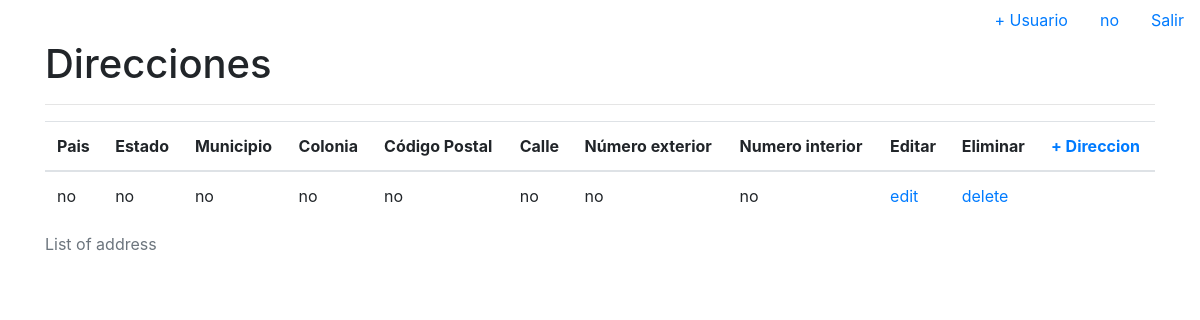
Screenshot of /user/address/list/7/ (signed in) with the database file from the repository.
### apps/users/models.py (models this page shows, shortened)
class Address(models.Model):
    country = models.CharField(
        verbose_name='Pais',
        blank=True,
        null=True,
        default='MX',
        max_length=3
    )
    region = models.CharField(
        verbose_name='Estado o Region',
        blank=True,
        null=True,
        max_length=100
    )
    town = models.CharField(
        verbose_name='Municipio o delegacion',
        blank=True,
        null=True,
        max_length=100
    )
    neighborhood = models.CharField(
        verbose_name='Colonia',
        blank=True,
        null=True,
        max_length=100,
    )
    zip_code = models.CharField(
        verbose_name='Código Postal',
        blank=True,
        null=True,
        max_length=6
    )
    street = models.CharField(
        verbose_name='Calle',
        blank=True,
        null=True,
        max_length=100
    )
    street_number = models.CharField(
        verbose_name='Número exterior',
        blank=True,
        null=True,
        max_length=10
    )
    suite_number = models.CharField(
        verbose_name='Numero interior',
        blank=True,
        null=True,
        max_length=100
    )
    class Meta:
        verbose_name = "Direccion"
        verbose_name_plural = "Direcciones"

### apps/users/views.py (the view)
# urls.py: path('address/list/<int:pk>/', address_list, name='address_list')
@login_required
def address_list(request, pk=None):
    template_name = 'list_address.html'
    try:
        addresses = Client.objects.get(id=pk).addresses.all()
        context = {
            'addresses': addresses
        }
    except Exception:
        context = {
            'addresses': []
        }
    try:
        context['users'] = Client.objects.get(id=pk)
    except Exception as e:
        messages.error(request, e.args[0])
        return HttpResponseRedirect('/')
    return render(request, template_name, context)

### templates/list_address.html
{% extends "base.html" %}
{% block content %}
    <div class="container">
        <h1>
            Direcciones
        </h1>
        <hr>
        <div class="row">
            <div class="col-md-12 personal-info">
                {% if user.is_authenticated %}
                    <table class="table">
                        <caption>List of address</caption>
                        <thead>
                        <tr>
                          <th scope="col">Pais</th>
                          <th scope="col">Estado</th>
                          <th scope="col">Municipio</th>
                          <th scope="col">Colonia</th>
                          <th scope="col">Código Postal</th>
                          <th scope="col">Calle</th>
                          <th scope="col">Número exterior</th>
                          <th scope="col">Numero interior</th>
                          <th scope="col">Editar</th>
                          <th scope="col">Eliminar</th>
                          <th scope="col">
                              <a href="/user/address/new/{{users.id}}">+ Direccion</a>
                          </th>
                        </tr>
                        </thead>
                        <tbody>
                        {% for a in addresses %}
                            <tr>
                                <td>
                                    {% if a.country %}
                                        {{a.country}}
                                    {% else %}
                                        Sin elemento
                                    {% endif %}
                                </td>
                                <td>
                                    {% if a.region %}
                                        {{a.region}}
                                    {% else %}
                                        Sin elemento
                                    {% endif %}
                                </td>
                                <td>
                                    {% if a.town %}
                                        {{a.town}}
                                    {% else %}
                                        Sin elemento
                                    {% endif %}
                                </td>
                                <td>
                                    {% if a.neighborhood %}
                                        {{a.neighborhood}}
                                    {% else %}
                                        Sin elemento
                                    {% endif %}
                                </td>
                                <td>
                                    {% if a.zip_code %}
                                        {{a.zip_code}}
                                    {% else %}
                                        Sin elemento
                                    {% endif %}
                                </td>
                                <td>
                                    {% if a.street %}
                                        {{a.street}}
                                    {% else %}
                                        Sin elemento
                                    {% endif %}
                                </td>
                                <td>
                                    {% if a.street_number %}
                                        {{a.street_number}}
                                    {% else %}
                                        Sin elemento
                                    {% endif %}
                                </td>
                                <td>
                                    {% if a.suite_number %}
                                        {{a.suite_number}}
                                    {% else %}
                                        Sin elemento
                                    {% endif %}
                                </td>
                                <td>
                                    <a href="{% url 'users:address_edit' pk=a.id %}">edit</a>
                                </td>
                                <td>
                                    <a href="{% url 'users:address_delete' pk=a.id %}">delete</a>
                                </td>
                            </tr>
                        {% endfor %}
                        </tbody>
                    </table>
                {% endif %}
            </div>
        </div>
    </div>
{% endblock content %}

### templates/base.html (shortened to what this page needs)
<!doctype html>
<html lang="en">
  <head>
    <link rel="stylesheet" href="https://maxcdn.bootstrapcdn.com/bootstrap/4.0.0/css/bootstrap.min.css">
    <link href="https://maxcdn.bootstrapcdn.com/font-awesome/4.7.0/css/font-awesome.min.css" rel="stylesheet">
  </head>
  <body>
    <ul class="nav justify-content-end">
      <li class="nav-item">
        <a class="nav-link" href="/user/new/">+ Usuario</a>
      </li>
      <li class="nav-item">
        {% if user.is_authenticated %}
            <a class="nav-link" href="{% url 'users:edit' pk=user.client.id %}">{{user.username}}</a>
        {% else %}
            <a class="nav-link" href data-toggle="modal" data-target="#RegistroModal">Registrate</a>
        {% endif %}
      </li>
      <li class="nav-item">
        {% if user.is_authenticated %}
            <a href="/logout/" class="nav-link">Salir</a>
        {% else %}
            <a class="nav-link" href data-toggle="modal" data-target="#LoginModal">Login</a>
        {% endif %}
      </li>
    </ul>
    {% block content %}
    {% endblock content %}
  </body>
</html>

### rows the page displays
Address: country "no", region "no", town "no", neighborhood "no", zip_code "no", street "no", street_number "no", suite_number "no"

### other values shown
{{ user.username }} "no"
